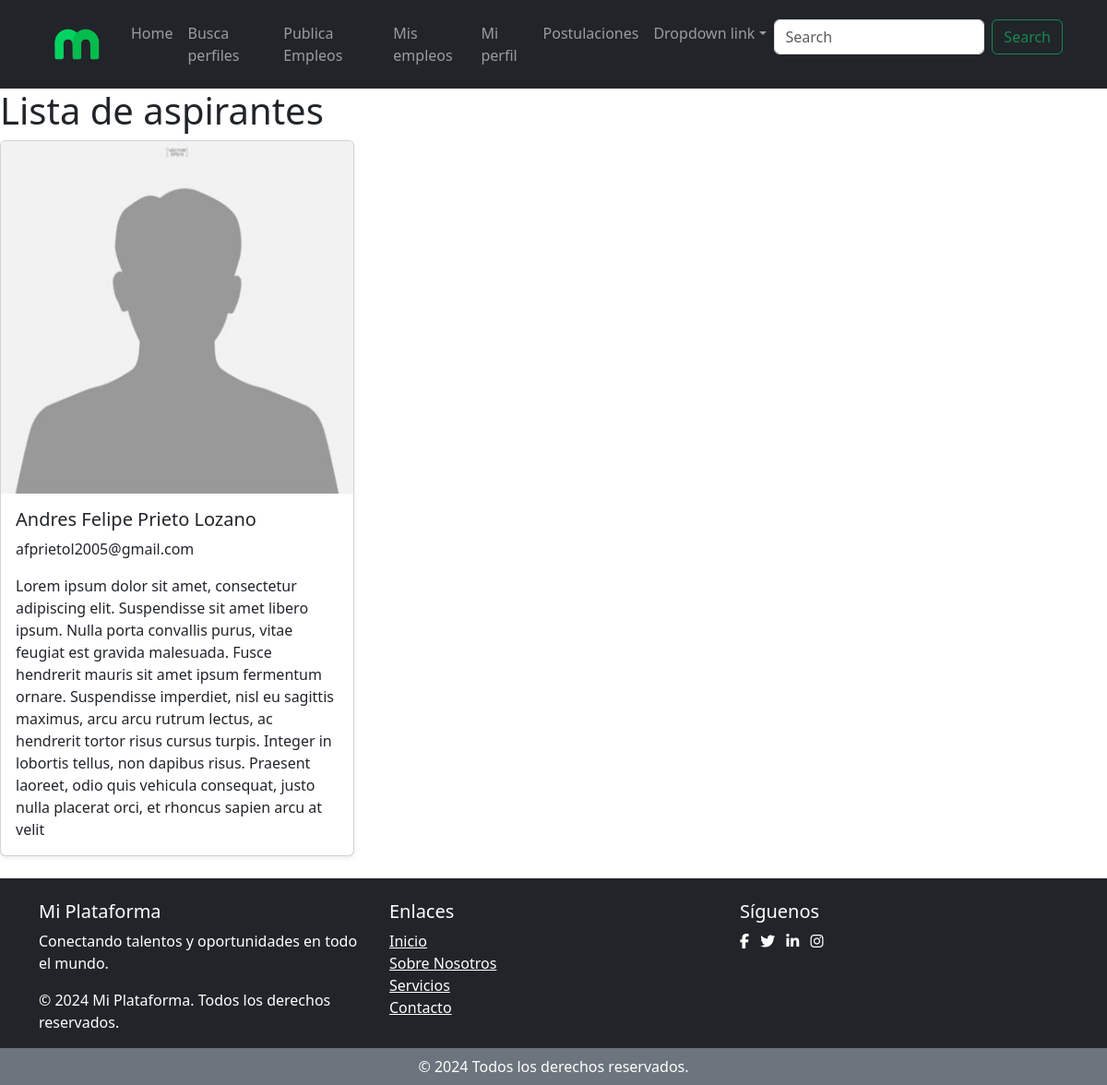
The app's page /perfiles_aspirantes/, older data.
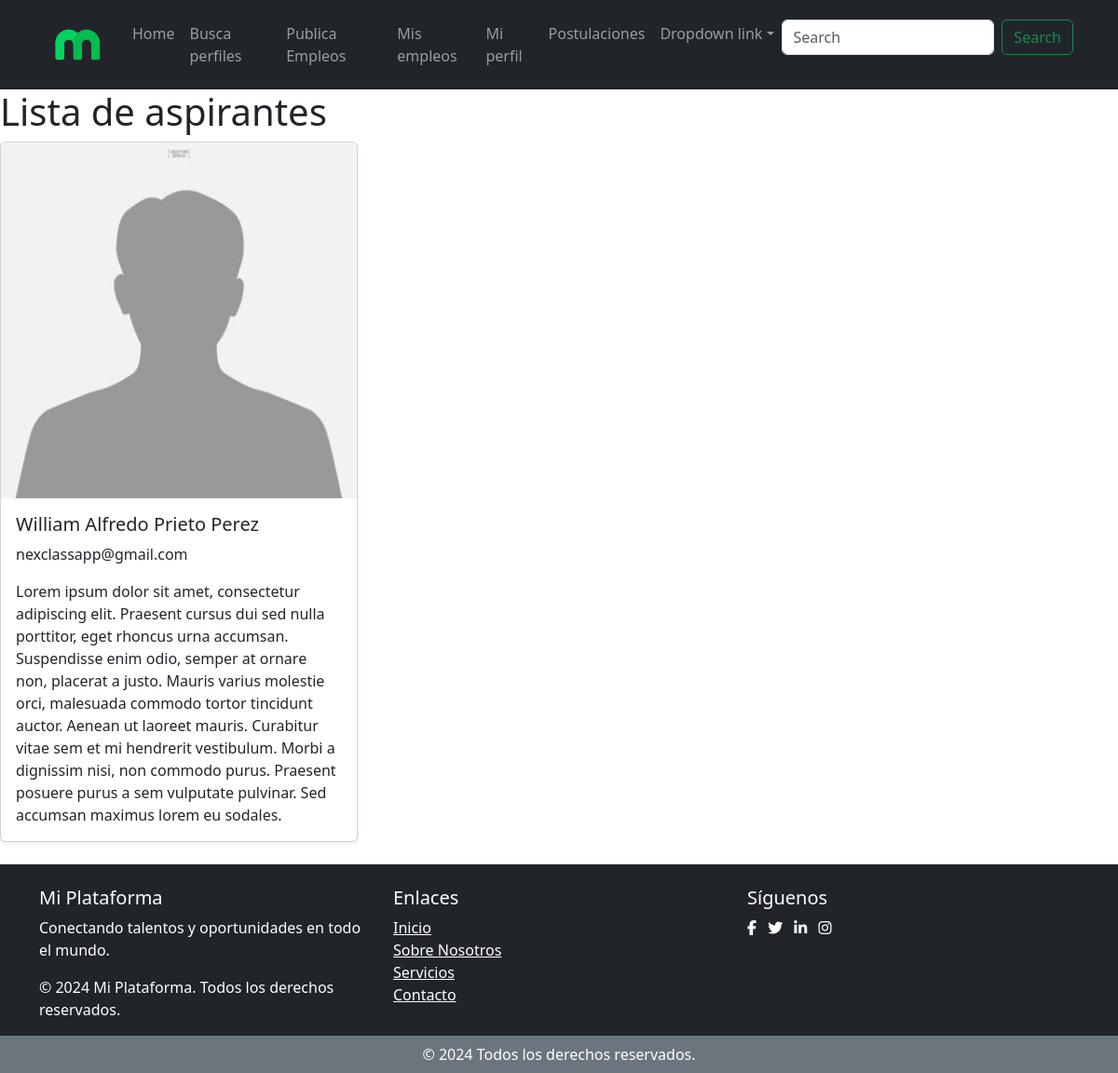
The same page, newer data.
### users/models.py (models this page shows, shortened)
class Aspirante(models.Model):
    usuario = models.OneToOneField(User, on_delete=models.CASCADE)
    hoja_vida = models.FileField(upload_to='hojas_de_vida/')
    descripcion = models.TextField()
    objetivos = models.TextField()
    sector_laboral = models.CharField(max_length=50, choices=SectoresLaborales.choices)
    gustos_intereses = models.TextField()
    salario = models.CharField(max_length=50, choices=SalarioRango.choices)
    MODALIDAD_TRABAJO = [('virtual', 'virtual'), ('presencial', 'presencial'), ('mixto', 'mixto'), ('cualquiera', 'cualquiera')]
    modalidad_trabajo = models.CharField(max_length=50, choices=MODALIDAD_TRABAJO)
    disponibilidad_de_empezar = models.DateField()
    disponibilidad_viajar = models.BooleanField(default=False)
    proyectos = models.FileField(upload_to='proyectos/', blank=True, null=True)
    competencias_tecnicas = models.TextField()
    habilidades_blandas = models.TextField()
    redes_sociales = models.OneToOneField(RedesSociales, on_delete=models.CASCADE, null=True, blank=True)
    idioma_natal = models.CharField(max_length=20, choices=Idiomas.choices)  # Almacena idiomas y niveles
    video_presentacion = models.FileField(upload_to='videos_presentacion/')

class User(AbstractBaseUser, PermissionsMixin):
    nombre = models.CharField(max_length=255)
    email = models.EmailField(unique=True)
    documento_identidad = models.CharField(max_length=20)
    indicativo_pais = models.CharField(max_length=50, choices=IndicativoPais.choices)
    telefono = models.CharField(max_length=20)
    pais = models.CharField(max_length=50, choices=Paises.choices)
    ciudad = models.CharField(max_length=100)
    foto_perfil = models.ImageField(upload_to='profile_photos/', default='profile_photos/default_profile.png',
                                        null=True, blank=True)
    tipo_usuario = models.CharField(max_length=10, choices=TipoUsuario.choices)
    is_active = models.BooleanField(default=True)
    is_staff = models.BooleanField(default=False)
    is_superuser = models.BooleanField(default=False)
    objects = UserManager()
    USERNAME_FIELD = 'email'
    REQUIRED_FIELDS = ['nombre']

### buscador_reclutador/views.py (the view)
# urls.py: path('perfiles_aspirantes/', views.perfiles_aspirantes, name='perfiles_aspirantes'),
def perfiles_aspirantes(request):
    aspirantes = Aspirante.objects.all()
    return render(request, 'perfiles_aspirantes.html', {'aspirantes': aspirantes})

### buscador_reclutador/templates/perfiles_aspirantes.html
{% extends 'base_reclutador.html' %}
{% block content %}
    <h1>Lista de aspirantes</h1>
    {% if aspirantes %}
        <div class="row">
            {% for aspirante in aspirantes %}
                <div class="col-md-4">
                    <div class="card mb-4 shadow-sm">
                        {% if aspirante.usuario.foto_perfil %}
                            <img src="{{ aspirante.usuario.foto_perfil.url }}" class="card-img-top" alt="Foto de perfil">
                        {% else %}
                            <img src="{{ MEDIA_URL }}default_profile.jpg" class="card-img-top" alt="Default profile">
                        {% endif %}
                        <div class="card-body">
                            <h5 class="card-title">{{ aspirante.usuario.nombre }}</h5>
                            <p class="card-text">{{ aspirante.usuario.email }}</p>
                            <p class="card-text">{{ aspirante.descripcion }}</p>
                        </div>
                    </div>
                </div>
            {% endfor %}
        </div>
    {% else %}
        <p>No hay aspirantes disponibles.</p>
    {% endif %}
{% endblock %}

Row changes from the older to the newer data that the page shows:
changed Aspirante: usuario.nombre "Andres Felipe Prieto Lozano" → "William Alfredo Prieto Perez"; usuario.email "afprietol2005@gmail.com" → "nexclassapp@gmail.com"; descripcion "…amet, consectetur adipiscing elit. Suspendisse sit amet libero ipsum. Nulla porta convallis purus, vitae feugiat est gravida malesuada. Fusce hendrerit mauris sit amet ipsum fermentum ornare. Suspendisse imperdiet, nisl eu sagittis maximus, arcu arcu rutrum lectus, ac hendrerit tortor risus cursus turpis. Integer in lobortis tellus, non dapibus risus. Praesent laoreet, odio quis vehicula consequat, justo nulla placerat orci, et rhoncus sapien arcu at velit" → "…amet, consectetur adipiscing elit. Praesent cursus dui sed nulla porttitor, eget rhoncus urna accumsan. Suspendisse enim odio, semper at ornare non, placerat a justo. Mauris varius molestie orci, malesuada commodo tortor tincidunt auctor. Aenean ut laoreet mauris. Curabitur vitae sem et mi hendrerit vestibulum. Morbi a dignissim nisi, non commodo purus. Praesent posuere purus a sem vulputate pulvinar. Sed accumsan maximus lorem eu sodales."
